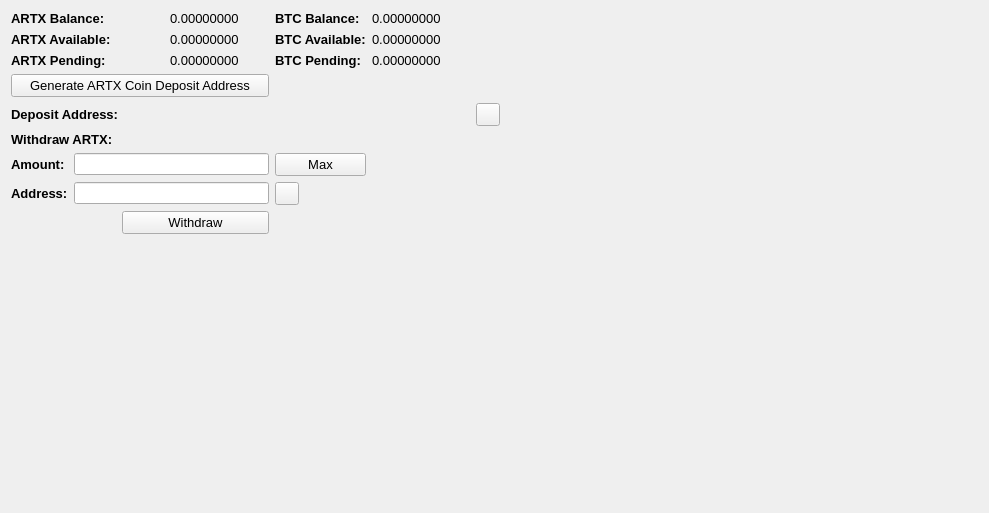
     <widget class="QWidget" name="BalanceTab">
      <attribute name="title">
       <string>Balance</string>
      </attribute>
      <layout class="QGridLayout" name="gridLayout_2">
       <item row="0" column="0" colspan="2">
        <widget class="QLabel" name="label_11">
         <property name="font">
          <font>
           <pointsize>10</pointsize>
           <weight>75</weight>
           <bold>true</bold>
          </font>
         </property>
         <property name="text">
          <string>ARTX Balance:</string>
         </property>
        </widget>
       </item>
       <item row="0" column="3">
        <widget class="QLabel" name="HMBalanceLabel">
         <property name="font">
          <font>
           <pointsize>10</pointsize>
          </font>
         </property>
         <property name="text">
          <string>0.00000000</string>
         </property>
         <property name="textInteractionFlags">
          <set>Qt::LinksAccessibleByMouse|Qt::TextSelectableByMouse</set>
         </property>
        </widget>
       </item>
       <item row="0" column="4">
        <widget class="QLabel" name="label_12">
         <property name="font">
          <font>
           <pointsize>10</pointsize>
           <weight>75</weight>
           <bold>true</bold>
          </font>
         </property>
         <property name="text">
          <string>BTC Balance:</string>
         </property>
        </widget>
       </item>
       <item row="0" column="5">
        <widget class="QLabel" name="BitcoinBalanceLabel">
         <property name="font">
          <font>
           <pointsize>10</pointsize>
          </font>
         </property>
         <property name="text">
          <string>0.00000000</string>
         </property>
         <property name="textInteractionFlags">
          <set>Qt::LinksAccessibleByMouse|Qt::TextSelectableByMouse</set>
         </property>
        </widget>
       </item>
       <item row="0" column="7" rowspan="10">
        <spacer name="horizontalSpacer_4">
         <property name="orientation">
          <enum>Qt::Horizontal</enum>
         </property>
         <property name="sizeHint" stdset="0">
          <size>
           <width>478</width>
           <height>488</height>
          </size>
         </property>
        </spacer>
       </item>
       <item row="1" column="0" colspan="2">
        <widget class="QLabel" name="label_13">
         <property name="font">
          <font>
           <pointsize>10</pointsize>
           <weight>75</weight>
           <bold>true</bold>
          </font>
         </property>
         <property name="text">
          <string>ARTX Available:</string>
         </property>
        </widget>
       </item>
       <item row="1" column="3">
        <widget class="QLabel" name="HMAvailableLabel_2">
         <property name="font">
          <font>
           <pointsize>10</pointsize>
          </font>
         </property>
         <property name="text">
          <string>0.00000000</string>
         </property>
         <property name="textInteractionFlags">
          <set>Qt::LinksAccessibleByMouse|Qt::TextSelectableByMouse</set>
         </property>
        </widget>
       </item>
       <item row="1" column="4">
        <widget class="QLabel" name="label_15">
         <property name="font">
          <font>
           <pointsize>10</pointsize>
           <weight>75</weight>
           <bold>true</bold>
          </font>
         </property>
         <property name="text">
          <string>BTC Available:</string>
         </property>
        </widget>
       </item>
       <item row="1" column="5">
        <widget class="QLabel" name="BitcoinAvailableLabel">
         <property name="font">
          <font>
           <pointsize>10</pointsize>
          </font>
         </property>
         <property name="text">
          <string>0.00000000</string>
         </property>
         <property name="textInteractionFlags">
          <set>Qt::LinksAccessibleByMouse|Qt::TextSelectableByMouse</set>
         </property>
        </widget>
       </item>
       <item row="2" column="0" colspan="2">
        <widget class="QLabel" name="label_14">
         <property name="font">
          <font>
           <pointsize>10</pointsize>
           <weight>75</weight>
           <bold>true</bold>
          </font>
         </property>
         <property name="text">
          <string>ARTX Pending:</string>
         </property>
        </widget>
       </item>
       <item row="2" column="3">
        <widget class="QLabel" name="HMPendingLabel">
         <property name="font">
          <font>
           <pointsize>10</pointsize>
          </font>
         </property>
         <property name="text">
          <string>0.00000000</string>
         </property>
         <property name="textInteractionFlags">
          <set>Qt::LinksAccessibleByMouse|Qt::TextSelectableByMouse</set>
         </property>
        </widget>
       </item>
       <item row="2" column="4">
        <widget class="QLabel" name="label_31">
         <property name="font">
          <font>
           <pointsize>10</pointsize>
           <weight>75</weight>
           <bold>true</bold>
          </font>
         </property>
         <property name="text">
          <string>BTC Pending:</string>
         </property>
        </widget>
       </item>
       <item row="2" column="5">
        <widget class="QLabel" name="BitcoinPendingLabel">
         <property name="font">
          <font>
           <pointsize>10</pointsize>
          </font>
         </property>
         <property name="text">
          <string>0.00000000</string>
         </property>
         <property name="textInteractionFlags">
          <set>Qt::LinksAccessibleByMouse|Qt::TextSelectableByMouse</set>
         </property>
        </widget>
       </item>
       <item row="3" column="0" colspan="4">
        <widget class="QPushButton" name="GenDepositBTN">
         <property name="font">
          <font>
           <pointsize>10</pointsize>
          </font>
         </property>
         <property name="text">
          <string>Generate ARTX Coin Deposit Address</string>
         </property>
        </widget>
       </item>
       <item row="4" column="0" colspan="3">
        <widget class="QLabel" name="label_33">
         <property name="font">
          <font>
           <pointsize>10</pointsize>
           <weight>75</weight>
           <bold>true</bold>
          </font>
         </property>
         <property name="text">
          <string>Deposit Address:</string>
         </property>
        </widget>
       </item>
       <item row="4" column="3" colspan="3">
        <widget class="QLabel" name="DepositAddressLabel">
         <property name="minimumSize">
          <size>
           <width>300</width>
           <height>0</height>
          </size>
         </property>
         <property name="palette">
          <palette>
           <active>
            <colorrole role="WindowText">
             <brush brushstyle="SolidPattern">
              <color alpha="255">
               <red>0</red>
               <green>0</green>
               <blue>0</blue>
              </color>
             </brush>
            </colorrole>
            <colorrole role="Text">
             <brush brushstyle="SolidPattern">
              <color alpha="255">
               <red>0</red>
               <green>0</green>
               <blue>255</blue>
              </color>
             </brush>
            </colorrole>
           </active>
           <inactive>
            <colorrole role="WindowText">
             <brush brushstyle="SolidPattern">
              <color alpha="255">
               <red>0</red>
               <green>0</green>
               <blue>0</blue>
              </color>
             </brush>
            </colorrole>
            <colorrole role="Text">
             <brush brushstyle="SolidPattern">
              <color alpha="255">
               <red>0</red>
               <green>0</green>
               <blue>255</blue>
              </color>
             </brush>
            </colorrole>
           </inactive>
           <disabled>
            <colorrole role="WindowText">
             <brush brushstyle="SolidPattern">
              <color alpha="255">
               <red>120</red>
               <green>120</green>
               <blue>120</blue>
              </color>
             </brush>
            </colorrole>
            <colorrole role="Text">
             <brush brushstyle="SolidPattern">
              <color alpha="255">
               <red>120</red>
               <green>120</green>
               <blue>120</blue>
              </color>
             </brush>
            </colorrole>
           </disabled>
          </palette>
         </property>
         <property name="font">
          <font>
           <pointsize>10</pointsize>
           <weight>75</weight>
           <bold>true</bold>
          </font>
         </property>
         <property name="text">
          <string/>
         </property>
         <property name="alignment">
          <set>Qt::AlignRight|Qt::AlignTrailing|Qt::AlignVCenter</set>
         </property>
         <property name="textInteractionFlags">
          <set>Qt::LinksAccessibleByMouse|Qt::TextSelectableByKeyboard|Qt::TextSelectableByMouse</set>
         </property>
        </widget>
       </item>
       <item row="4" column="6">
        <widget class="QToolButton" name="DepositCopyButton">
         <property name="toolTip">
          <string>Copy to clipboard</string>
         </property>
         <property name="text">
          <string/>
         </property>
         <property name="icon">
          <iconset resource="../bitcoin.qrc">
           <normaloff>:/icons/editcopy</normaloff>:/icons/editcopy</iconset>
         </property>
         <property name="shortcut">
          <string>Alt+P</string>
         </property>
        </widget>
       </item>
       <item row="5" column="0" colspan="2">
        <widget class="QLabel" name="label_34">
         <property name="font">
          <font>
           <pointsize>10</pointsize>
           <weight>75</weight>
           <bold>true</bold>
          </font>
         </property>
         <property name="text">
          <string>Withdraw ARTX:</string>
         </property>
        </widget>
       </item>
       <item row="6" column="0">
        <widget class="QLabel" name="label_26">
         <property name="font">
          <font>
           <pointsize>10</pointsize>
           <weight>75</weight>
           <bold>true</bold>
          </font>
         </property>
         <property name="text">
          <string>Amount:</string>
         </property>
        </widget>
       </item>
       <item row="6" column="1" colspan="3">
        <widget class="QLineEdit" name="WithdrawUnitsInput">
         <property name="font">
          <font>
           <pointsize>9</pointsize>
           <weight>75</weight>
           <bold>true</bold>
          </font>
         </property>
         <property name="text">
          <string/>
         </property>
        </widget>
       </item>
       <item row="6" column="4">
        <widget class="QPushButton" name="Withdraw_Max_Amount">
         <property name="font">
          <font>
           <pointsize>10</pointsize>
          </font>
         </property>
         <property name="text">
          <string>Max</string>
         </property>
        </widget>
       </item>
       <item row="7" column="0">
        <widget class="QLabel" name="label_10">
         <property name="font">
          <font>
           <pointsize>10</pointsize>
           <weight>75</weight>
           <bold>true</bold>
          </font>
         </property>
         <property name="text">
          <string>Address:</string>
         </property>
        </widget>
       </item>
       <item row="7" column="1" colspan="3">
        <widget class="QLineEdit" name="WithdrawAddress">
         <property name="font">
          <font>
           <pointsize>9</pointsize>
           <weight>75</weight>
           <bold>true</bold>
          </font>
         </property>
        </widget>
       </item>
       <item row="7" column="4">
        <widget class="QToolButton" name="WithdrawPasteButton">
         <property name="toolTip">
          <string>Paste from clipboard</string>
         </property>
         <property name="text">
          <string/>
         </property>
         <property name="icon">
          <iconset resource="../bitcoin.qrc">
           <normaloff>:/icons/editpaste</normaloff>:/icons/editpaste</iconset>
         </property>
         <property name="shortcut">
          <string>Alt+P</string>
         </property>
        </widget>
       </item>
       <item row="8" column="2" colspan="2">
        <widget class="QPushButton" name="WithdrawUnitsBtn">
         <property name="font">
          <font>
           <pointsize>10</pointsize>
          </font>
         </property>
         <property name="text">
          <string>Withdraw</string>
         </property>
        </widget>
       </item>
       <item row="9" column="0" colspan="6">
        <spacer name="verticalSpacer">
         <property name="orientation">
          <enum>Qt::Vertical</enum>
         </property>
         <property name="sizeHint" stdset="0">
          <size>
           <width>428</width>
           <height>262</height>
          </size>
         </property>
        </spacer>
       </item>
      </layout>
      <zorder>label_31</zorder>
      <zorder>label_15</zorder>
      <zorder>label_12</zorder>
      <zorder>label_14</zorder>
      <zorder>label_13</zorder>
      <zorder>label_11</zorder>
      <zorder>BitcoinBalanceLabel</zorder>
      <zorder>HMBalanceLabel</zorder>
      <zorder>HMAvailableLabel_2</zorder>
      <zorder>HMPendingLabel</zorder>
      <zorder>BitcoinAvailableLabel</zorder>
      <zorder>BitcoinPendingLabel</zorder>
      <zorder>label_33</zorder>
      <zorder>GenDepositBTN</zorder>
      <zorder>DepositAddressLabel</zorder>
      <zorder>Withdraw_Max_Amount</zorder>
      <zorder>label_34</zorder>
      <zorder>WithdrawUnitsInput</zorder>
      <zorder>label_10</zorder>
      <zorder>label_26</zorder>
      <zorder>WithdrawAddress</zorder>
      <zorder>WithdrawUnitsBtn</zorder>
      <zorder>horizontalSpacer_4</zorder>
      <zorder>verticalSpacer</zorder>
      <zorder>WithdrawPasteButton</zorder>
      <zorder>DepositCopyButton</zorder>
     </widget>
